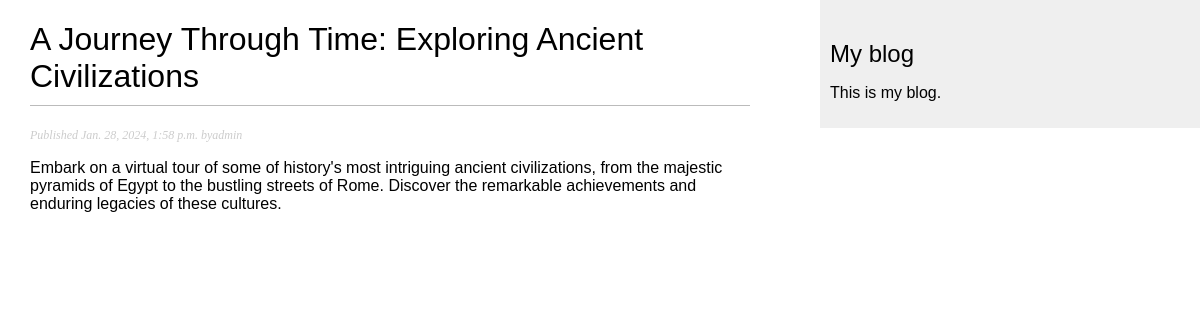
Page /blog/2 on the committed database.
### blog/models.py (models this page shows, shortened)
class Post(models.Model):
    class Status(models.TextChoices):
        DRAFT = "DF", "Draft"
        PUBLISHED = "PB", "Published"
    title = models.CharField(max_length=250)
    slug = models.SlugField(max_length=250)
    author = models.ForeignKey(
        User, on_delete=models.CASCADE, related_name="blog_posts"
    )
    body = models.TextField()
    publish = models.DateTimeField(default=timezone.now)
    created = models.DateTimeField(auto_now_add=True)
    updated = models.DateTimeField(auto_now=True)
    status = models.CharField(
        max_length=2, choices=Status.choices, default=Status.DRAFT
    )
    objects = models.Manager()
    published = PublishedManager()
    class Meta:
        ordering = ["-publish"]
        indexes = [models.Index(fields=["-publish"])]

### blog/views.py (the view)
# urls.py: path('<int:id>', views.post_detail, name='post_detail')
def post_detail(request, id):
    post = get_object_or_404(Post, id=id, status=Post.Status.PUBLISHED)
    return render(request, "blog/post/detail.html", {"post": post})

### blog/templates/blog/post/detail.html (shortened to what this page needs)
{% extends "blog/base.html" %}
{% block content %}
    <h1>{{post.title}}</h1>
    <p class='date'>
        Published {{post.publish}} by{{post.author}}
    </p>
    {{post.body|linebreaks}}
{% endblock content %}

### blog/static/css/blog.css (style rules this page uses)
body { margin:0; padding:0; font-family:helvetica, sans-serif; }
h1 { font-weight:normal; border-bottom:1px solid #bbb; padding:0 0 10px 0; }
p.date { color:#ccc; font-family: georgia, serif; font-size: 12px; font-style: italic; }

### rows in the picture
Post: title "A Journey Through Time: Exploring Ancient Civilizations", publish "Jan. 28, 2024, 1:58 p.m.", author "admin", body "Embark on a virtual tour of some of history's most intriguing ancient civilizations, from the majestic pyramids of Egypt to the bustling streets of Rome. Discover the remarkable achievements and enduring legacies of these cultures."
